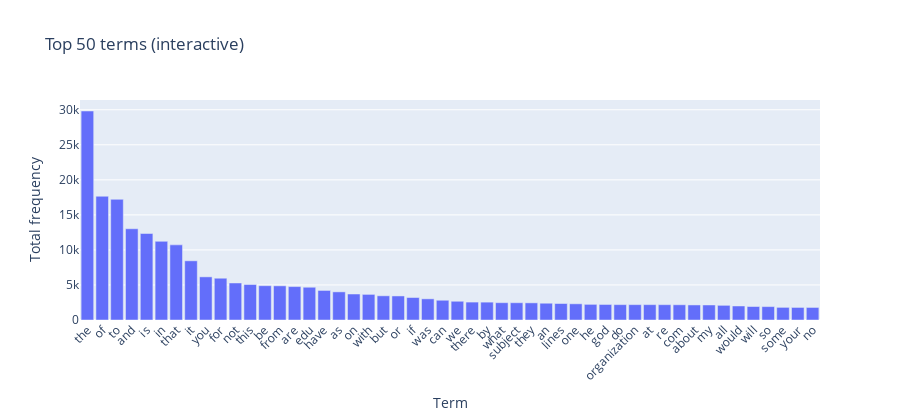

The cell this chart's notebook holds for it:
### Markdown cell above
# Exercise 12

### Code cell
# Answer here
import numpy as np, pandas as pd
from sklearn.feature_extraction.text import CountVectorizer

# Build (or reuse) BoW
try:
    X_bow; vectorizer
except NameError:
    vectorizer = CountVectorizer()
    X_bow = vectorizer.fit_transform(X["text"])

feature_names = vectorizer.get_feature_names_out()
term_counts = np.asarray(X_bow.sum(axis=0)).ravel()

df_terms = pd.DataFrame({"term": feature_names, "count": term_counts})
df_terms = df_terms.sort_values("count", ascending=False)

import plotly.express as px
TOP = 50  # show top-N
fig = px.bar(
    df_terms.head(TOP),
    x="term", y="count",
    title=f"Top {TOP} terms (interactive)",
    labels={"term":"Term","count":"Total frequency"},
)
fig.update_layout(xaxis_tickangle=-45, bargap=0.15, height=420)
fig.show()

### Figure 1 — Plotly figure (JSON) as saved in the notebook; plotly's stock layout.template omitted (floating-point values rounded to 4 significant figures)
{"data": [{"hovertemplate": "Term=%{x}<br>Total frequency=%{y}<extra></extra>", "legendgroup": "", "marker": {"color": "#636efa", "pattern": {"shape": ""}}, "name": "", "orientation": "v", "showlegend": false, "textposition": "auto", "type": "bar", "x": ["the", "of", "to", "and", "is", "in", "that", "it", "you", "for", "not", "this", "be", "from", "are", "edu", "have", "as", "on", "with", "but", "or", "if", "was", "can", "we", "there", "by", "what", "subject", "they", "an", "lines", "one", "he", "god", "do", "organization", "at", "re", "com", "about", "my", "all", "would", "will", "so", "some", "your", "no"], "xaxis": "x", "y": [29825, 17660, 17222, 13017, 12343, 11226, 10723, 8447, 6157, 5962, 5285, 5063, 4898, 4877, 4769, 4675, 4218, 4015, 3709, 3655, 3453, 3432, 3208, 3020, 2818, 2674, 2556, 2548, 2472, 2464, 2448, 2393, 2353, 2312, 2232, 2216, 2193, 2192, 2191, 2186, 2172, 2148, 2143, 2093, 2000, 1925, 1912, 1802, 1793, 1791], "yaxis": "y"}], "layout": {"bargap": 0.15, "barmode": "relative", "height": 420, "legend": {"tracegroupgap": 0}, "title": {"text": "Top 50 terms (interactive)"}, "xaxis": {"anchor": "y", "domain": [0, 1], "tickangle": -45, "title": {"text": "Term"}}, "yaxis": {"anchor": "x", "domain": [0, 1], "title": {"text": "Total frequency"}}}}
